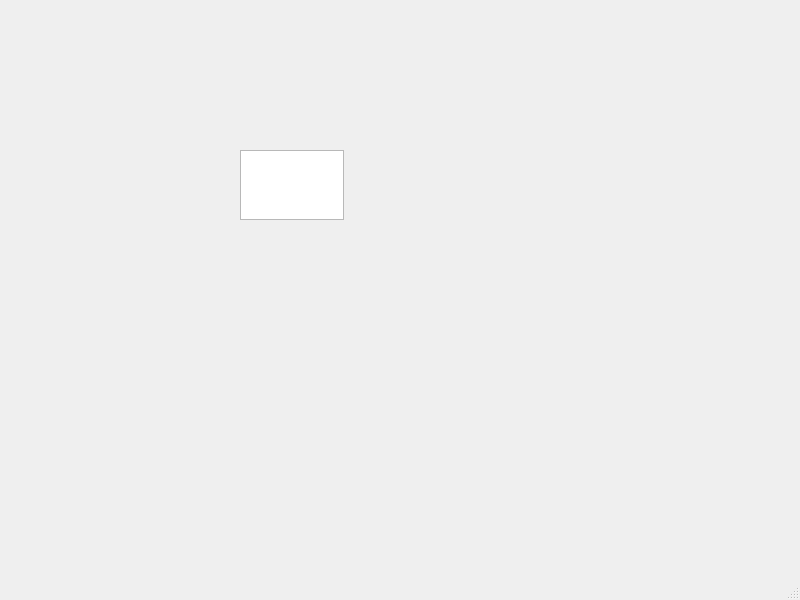
<?xml version="1.0" encoding="UTF-8"?>
<ui version="4.0">
 <class>MainWindow</class>
 <widget class="QMainWindow" name="MainWindow">
  <property name="geometry">
   <rect>
    <x>0</x>
    <y>0</y>
    <width>800</width>
    <height>600</height>
   </rect>
  </property>
  <property name="windowTitle">
   <string>MainWindow</string>
  </property>
  <widget class="QWidget" name="centralwidget">
   <widget class="QTextEdit" name="textEdit">
    <property name="geometry">
     <rect>
      <x>240</x>
      <y>150</y>
      <width>104</width>
      <height>70</height>
     </rect>
    </property>
   </widget>
  </widget>
  <widget class="QMenuBar" name="menubar">
   <property name="geometry">
    <rect>
     <x>0</x>
     <y>0</y>
     <width>800</width>
     <height>21</height>
    </rect>
   </property>
  </widget>
  <widget class="QStatusBar" name="statusbar"/>
 </widget>
 <resources/>
 <connections/>
</ui>
